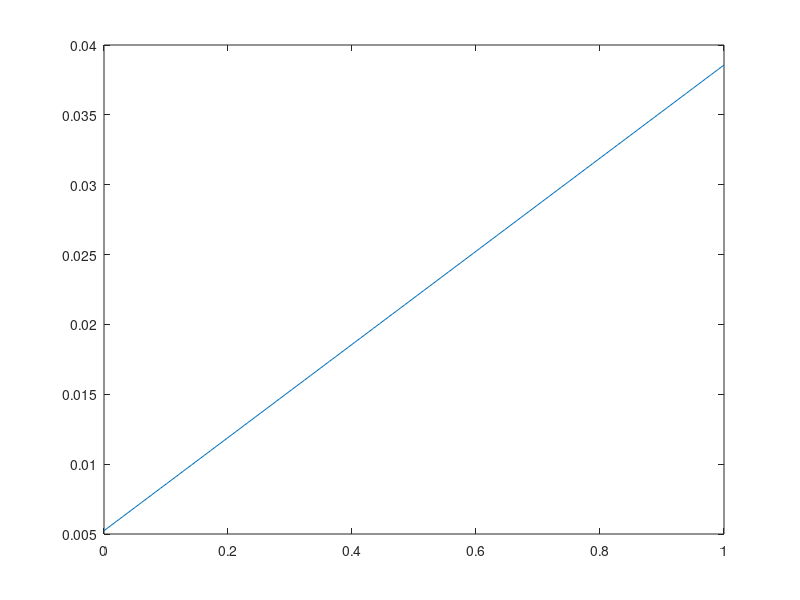

Source code (MATLAB):
global A = 6.0;
global r = 0.1;
global v = 1.0;

function prob = cdf_in_time(t)
	global A; global r; global v;
	vt = v.*t;
	asquared = r.^2 + vt.^2;
	a = sqrt(asquared);
	prob = (pi*r.^2 + 2*r.*vt + asquared.*(asin(r./a) - acos(vt./a)))./A;
end


T = linspace(0,1);
plot(T,cdf_in_time(T))
pause



